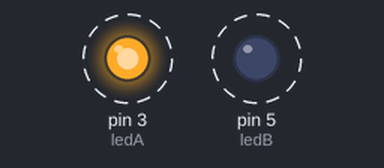
Bench run of a sketch on a simulated Arduino Uno, built with avr-gcc and run on an emulated ATmega328P. On the bench: output pins drawn as LEDs (lit = HIGH). Dashed ring = blinking.

Above: at 0.05 s.
Timing chart, 0 to 3.0 s (numbered marks = the images above):
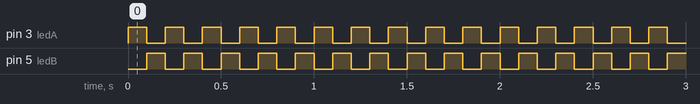

Measured:
- by itself, pin 3 (ledA), pin 5 (ledB): alternates HIGH for 0.10 s and LOW for 0.10 s

The sketch:

sketch_oct05a.ino
```cpp
const int ledA = 3;
const int ledB =5;

void setup() {
  pinMode(ledA,OUTPUT);
  pinMode(ledB,OUTPUT);

}

void loop() {
  digitalWrite(ledA,HIGH);
  digitalWrite(ledB,LOW);
  delay(100);
  digitalWrite(ledA,LOW);
  digitalWrite(ledB,HIGH);
  delay(100);

}
```
